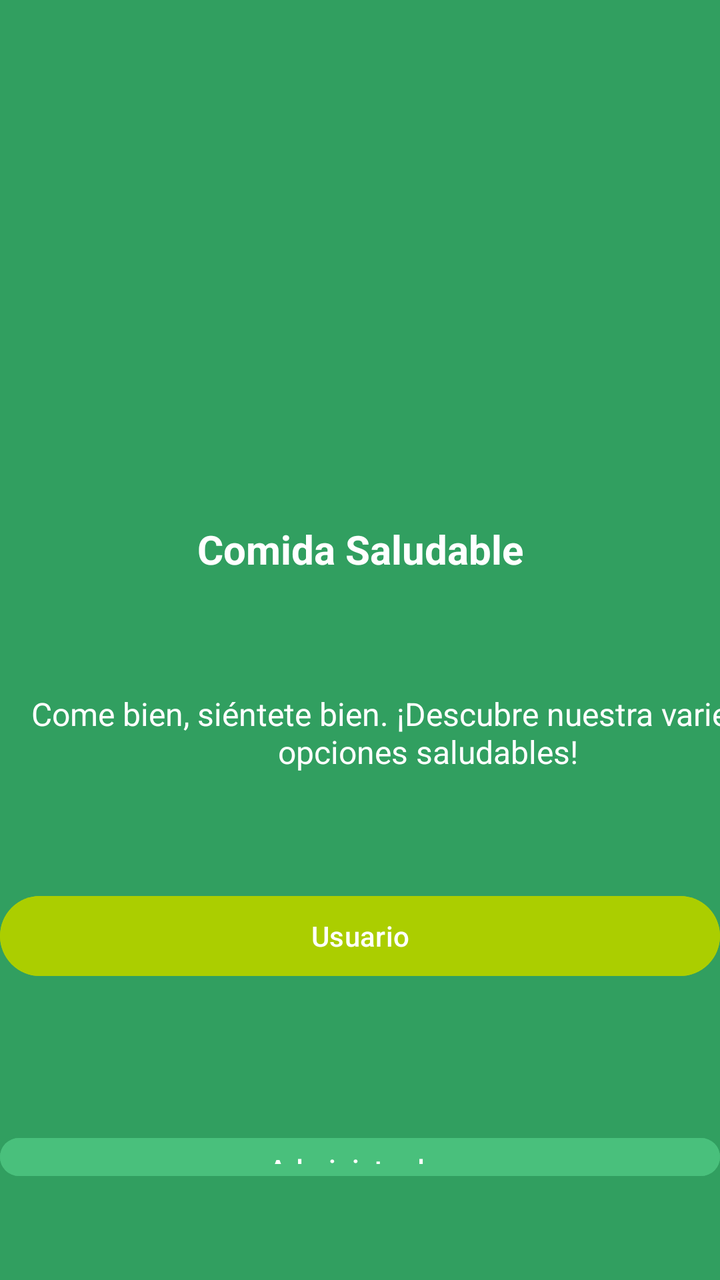
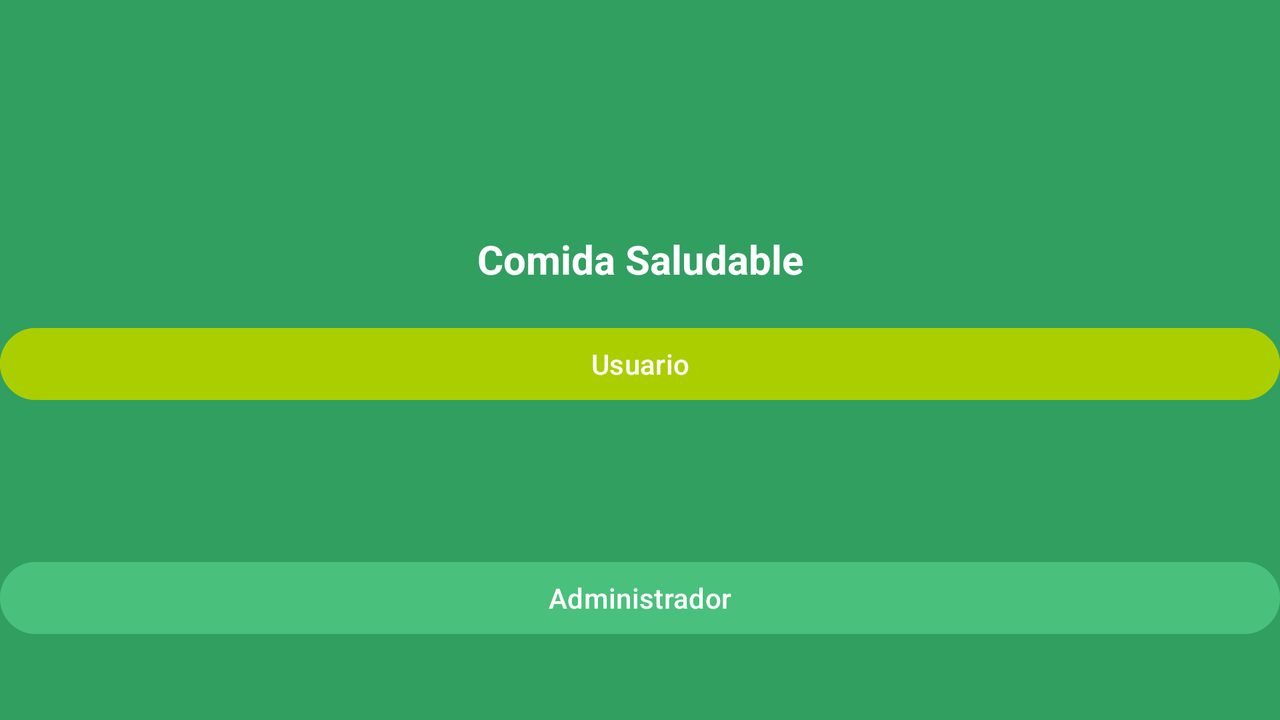

One screen, two layout resources from the same app: the default and the repository's alternative for another configuration. Each is rendered where Android would select it; the XML of both is given below.
<!-- AndroidManifest.xml: application theme Theme.Goodeatingfin -->
<!-- res/layout/activity_inicio.xml -->
<?xml version="1.0" encoding="utf-8"?>
<LinearLayout xmlns:android="http://schemas.android.com/apk/res/android"
    xmlns:app="http://schemas.android.com/apk/res-auto"
    xmlns:tools="http://schemas.android.com/tools"
    android:layout_width="match_parent"
    android:layout_height="match_parent"
    android:background="#319F60"
    android:orientation="vertical"
    tools:context=".InicioActivity">

    <ImageView
        android:id="@+id/imageView"
        android:layout_width="match_parent"
        android:layout_height="261dp"
        app:layout_constraintBottom_toBottomOf="parent"
        app:layout_constraintEnd_toEndOf="parent"
        app:layout_constraintStart_toStartOf="parent"
        app:layout_constraintTop_toTopOf="parent"
        app:layout_constraintVertical_bias="0.041"
        app:srcCompat="@drawable/logo" />

    <TextView
        android:id="@+id/textView2"
        android:layout_width="match_parent"
        android:layout_height="85dp"
        android:text="@string/app_inicio"
        android:textAlignment="center"
        android:textColor="@color/white"
        android:textSize="20sp"
        android:textStyle="bold"
        app:layout_constraintBottom_toBottomOf="@+id/textView3"
        app:layout_constraintEnd_toEndOf="parent"
        app:layout_constraintHorizontal_bias="0.498"
        app:layout_constraintStart_toStartOf="parent"
        app:layout_constraintTop_toTopOf="parent"
        app:layout_constraintVertical_bias="0.8" />

    <TextView
        android:id="@+id/textView3"
        android:layout_width="428dp"
        android:layout_height="98dp"
        android:text="@string/app_slogan"
        android:textAlignment="center"
        android:textAllCaps="false"
        android:textColor="@color/white"
        android:textSize="16sp"
        app:layout_constraintBottom_toBottomOf="parent"
        app:layout_constraintEnd_toEndOf="parent"
        app:layout_constraintStart_toStartOf="parent"
        app:layout_constraintTop_toTopOf="@+id/imageView"
        app:layout_constraintVertical_bias="0.637" />

    <Button
        android:id="@+id/btn_login"
        android:layout_width="match_parent"
        android:layout_height="wrap_content"
        android:backgroundTint="#ABCE00"
        android:text="@string/usuario"
        app:layout_constraintBottom_toBottomOf="parent"
        app:layout_constraintEnd_toEndOf="parent"
        app:layout_constraintHorizontal_bias="0.495"
        app:layout_constraintStart_toStartOf="parent"
        app:layout_constraintTop_toTopOf="@+id/imageView"
        app:layout_constraintVertical_bias="0.777" />

    <Button
        android:id="@+id/btn_admin"
        android:layout_width="match_parent"
        android:layout_height="wrap_content"
        android:layout_marginTop="73dp"
        android:layout_marginBottom="48dp"
        android:backgroundTint="#49C07C"
        android:text="@string/admin"
        app:layout_constraintBottom_toBottomOf="parent"
        app:layout_constraintEnd_toEndOf="parent"
        app:layout_constraintHorizontal_bias="0.495"
        app:layout_constraintStart_toStartOf="parent"
        app:layout_constraintTop_toTopOf="@+id/btn_login" />

    <android.gesture.GestureOverlayView
        android:id="@+id/gestures"
        android:layout_width="fill_parent"
        android:layout_height="fill_parent"
        android:fadeOffset="800"
        android:gestureStrokeType="multiple" />
</LinearLayout>
<!-- resources referenced by this layout -->
<resources>
  <color name="white">#FFFFFFFF</color>
  <string name="admin">Administrador</string>
  <string name="app_inicio">Comida Saludable</string>
  <string name="app_slogan">Come bien, siéntete bien. ¡Descubre nuestra variedad de opciones saludables!</string>
  <string name="usuario">Usuario</string>
  <style name="Theme.Goodeatingfin" parent="Base.Theme.Goodeatingfin" />
  <style name="Base.Theme.Goodeatingfin" parent="Theme.Material3.DayNight.NoActionBar">
          
          
      </style>
</resources>
<!-- res/layout-land/activity_inicio.xml (the repository's variant of the layout above) -->
<!-- drawn on the phone turned sideways -->
<?xml version="1.0" encoding="utf-8"?>
<LinearLayout xmlns:android="http://schemas.android.com/apk/res/android"
    xmlns:app="http://schemas.android.com/apk/res-auto"
    xmlns:tools="http://schemas.android.com/tools"
    android:layout_width="match_parent"
    android:layout_height="match_parent"
    android:background="#319F60"
    android:orientation="vertical"
    tools:context=".InicioActivity">

    <ImageView
        android:id="@+id/imageView"
        android:layout_width="match_parent"
        android:layout_height="116dp"
        app:layout_constraintBottom_toBottomOf="parent"
        app:layout_constraintEnd_toEndOf="parent"
        app:layout_constraintStart_toStartOf="parent"
        app:layout_constraintTop_toTopOf="parent"
        app:layout_constraintVertical_bias="0.041"
        app:srcCompat="@drawable/logo" />

    <TextView
        android:id="@+id/textView2"
        android:layout_width="match_parent"
        android:layout_height="44dp"
        android:text="@string/app_inicio"
        android:textAlignment="center"
        android:textColor="@color/white"
        android:textSize="20sp"
        android:textStyle="bold"
        app:layout_constraintBottom_toBottomOf="@+id/textView3"
        app:layout_constraintEnd_toEndOf="parent"
        app:layout_constraintHorizontal_bias="0.498"
        app:layout_constraintStart_toStartOf="parent"
        app:layout_constraintTop_toTopOf="parent"
        app:layout_constraintVertical_bias="0.8" />

    <Button
        android:id="@+id/btn_login"
        android:layout_width="match_parent"
        android:layout_height="44dp"
        android:backgroundTint="#ABCE00"
        android:text="Usuario"
        app:layout_constraintBottom_toBottomOf="parent"
        app:layout_constraintEnd_toEndOf="parent"
        app:layout_constraintHorizontal_bias="0.495"
        app:layout_constraintStart_toStartOf="parent"
        app:layout_constraintTop_toTopOf="@+id/imageView"
        app:layout_constraintVertical_bias="0.777" />

    <Button
        android:id="@+id/btn_admin"
        android:layout_width="match_parent"
        android:layout_height="44dp"
        android:layout_marginTop="73dp"
        android:layout_marginBottom="48dp"
        android:backgroundTint="#49C07C"
        android:text="Administrador"
        app:layout_constraintBottom_toBottomOf="parent"
        app:layout_constraintEnd_toEndOf="parent"
        app:layout_constraintHorizontal_bias="0.495"
        app:layout_constraintStart_toStartOf="parent"
        app:layout_constraintTop_toTopOf="@+id/btn_login" />

    <android.gesture.GestureOverlayView
        android:id="@+id/gestures"
        android:layout_width="fill_parent"
        android:layout_height="fill_parent"
        android:fadeOffset="800"
        android:gestureStrokeType="multiple" />
</LinearLayout>
<!-- resources referenced by the variant -->
<!-- as the phone turned sideways resolves them -->
<resources>
  <color name="white">#FFFFFFFF</color>
  <string name="app_inicio">Comida Saludable</string>
  <style name="Theme.Goodeatingfin" parent="Base.Theme.Goodeatingfin" />
  <style name="Base.Theme.Goodeatingfin" parent="Theme.Material3.DayNight.NoActionBar">
          
          
      </style>
</resources>
